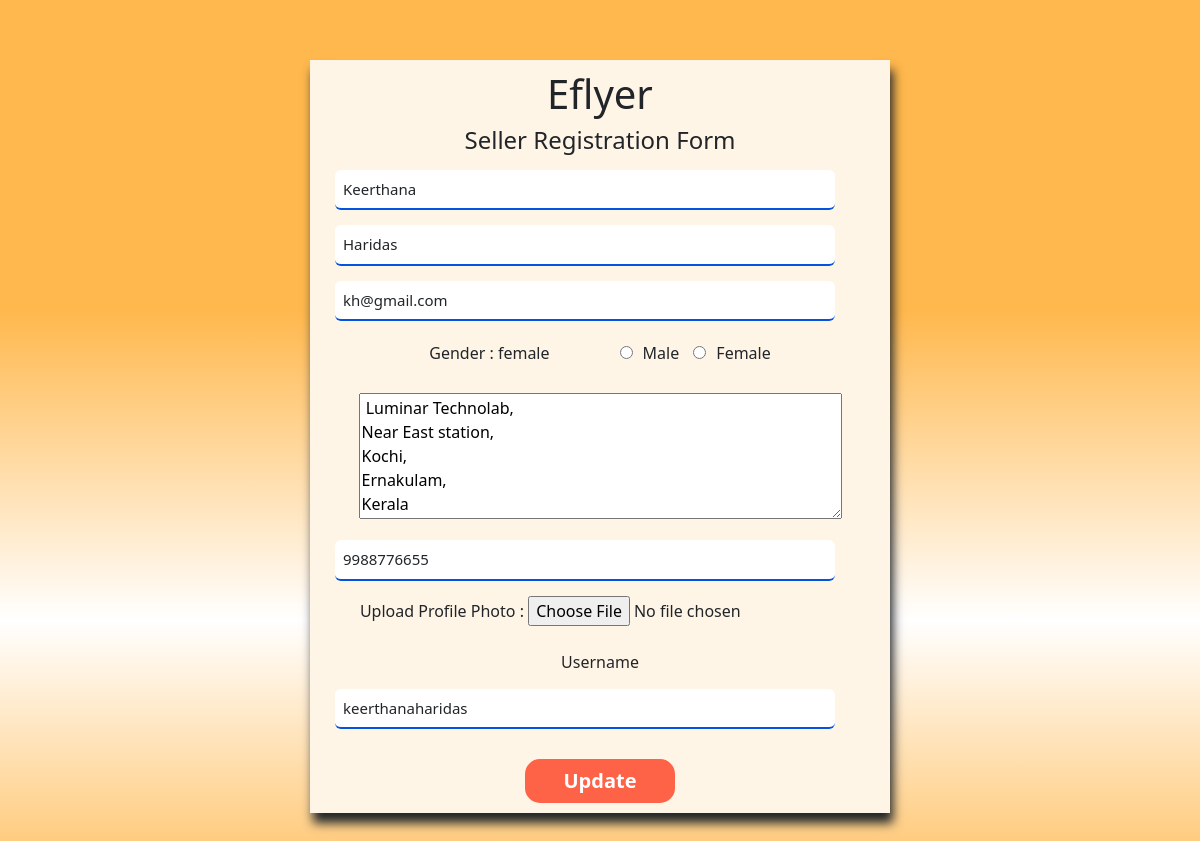
/ecom_app/e-com-1-edit-seller-register-data/12, run on the app's committed database.
### ecom_app/models.py (models this page shows, shortened)
class ecom_seller_register_datatable(models.Model):
    fname=models.CharField(max_length=30)
    lname=models.CharField(max_length=20)
    uname=models.CharField(max_length=20)
    email=models.EmailField()
    phone=models.IntegerField()
    gender=models.CharField(max_length=10)
    address=models.CharField(max_length=100)
    pw=models.CharField(max_length=15)
    imgfile =models.ImageField(upload_to='ecom_app/static')

### ecom_app/views.py (the view, shortened to what this page needs)
# urls.py: path('e-com-1-edit-seller-register-data/<int:id>',edit_ecom_seller_register),
def edit_ecom_seller_register(request,id):
    r = ecom_seller_register_datatable.objects.get(id=id)
    uname_old = r.uname
    return render(request,'edit_registration_seller.html',{'ecom_seller_data':r})

### ecom_app/templates/edit_registration_seller.html (shortened to what this page needs)
<!DOCTYPE html>
<html lang="en">
<head>
    <link href="https://cdn.jsdelivr.net/npm/bootstrap@5.3.0/dist/css/bootstrap.min.css" rel="stylesheet"
>
</head>
<body class="home-page register-page-main-eflyx">
    <section>
        <div class="container register-page-container">
                    <form method="post" action="" enctype="multipart/form-data">{% csrf_token %}
                        <a class="navbar-brand" href="http://127.0.0.1:8000/ecom_app/e-commerce-1-index-page/">
                            <h1> Eflyer</h1>
                        </a>
                        <h4> Seller Registration Form</h4>
                        <input class="login-form form-control" type="text" name="fname" placeholder="First Name" value="{{ecom_seller_data.fname}}" required>
                        <input class="login-form form-control" type="text" name="lname" placeholder="Last Name" value="{{ecom_seller_data.lname}}" required>
                        <input class="login-form form-control" type="email" name="email" placeholder="Email Id" required value="{{ecom_seller_data.email}}">
                        <label  style="margin-right: 60px;">Gender :  {{ecom_seller_data.gender}}</label><input class="login" type="radio" name="gender" value="male" style="margin: 10px;">Male
                        <input class="login" type="radio" name="gender" value="female"  style="margin: 10px;">Female<br><br>
                        <textarea name="address" rows="5" cols="50" placeholder="Company Details/ Address"> {{ecom_seller_data.address}}</textarea><br>
                        <input class="login-form form-control" type="number" name="phone" placeholder="Phone Number" value="{{ecom_seller_data.phone}}" required>
                        <label>Upload Profile Photo : </label>
                        <input type="file" name="imgfile" placeholder="Profile Photo" value="{{ecom_seller_data.imgfile}}"><br>
                        <br>
                        <label>Username</label>
                        <input class="login-form form-control" type="text" name="uname" placeholder="username" value="{{ecom_seller_data.uname}}" required>
                            <button class="login-button" type="submit" style="padding: 7px;background-color: tomato;border: none;color: white;font-size: 20px;  margin-top: 15px; border-radius: 15px;width: 150px;" ><b> Update</b></button>
                    </form>
                </div>
    </section>
</body>
</html>

### ecom_app/templates/edit_registration_seller.html (style rules this page uses)
.home-page { background: linear-gradient( #ffb84d, #ffb84d,white, #ffb84d); padding:30px; }
.register-page-container { background-color:#11111; width: 600px; height: 870px; padding:10px; border-radius: 1%; align-items: center; text-align: center; }
form { background-color:#fff5e6; margin-top: 20px; border:none; box-shadow: 3px 10px 10px; padding:10px; }
.login-form { padding: 8px; margin: 15px; border: none; border-bottom: 2px solid; border-bottom-color: #0253de; width: 500px; font-size:15px; }

### data on the page
ecom_seller_register_datatable: fname "Keerthana", lname "Haridas", email "kh@gmail.com", gender "female", address "Luminar Technolab, Near East station, Kochi, Ernakulam, Kerala", phone "9988776655", uname "keerthanaharidas"
